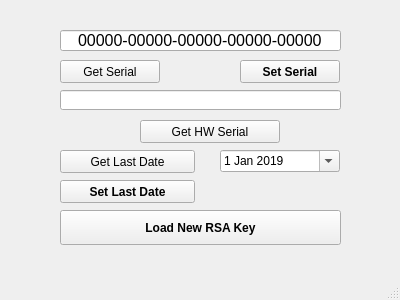
<?xml version="1.0" encoding="UTF-8"?>
<ui version="4.0">
 <class>ControlProgramClass</class>
 <widget class="QMainWindow" name="ControlProgramClass">
  <property name="geometry">
   <rect>
    <x>0</x>
    <y>0</y>
    <width>400</width>
    <height>300</height>
   </rect>
  </property>
  <property name="maximumSize">
   <size>
    <width>500</width>
    <height>600</height>
   </size>
  </property>
  <property name="windowTitle">
   <string>Взаимодействие с USB платой</string>
  </property>
  <widget class="QWidget" name="centralWidget">
   <widget class="QPushButton" name="BtnGetSerial">
    <property name="geometry">
     <rect>
      <x>60</x>
      <y>60</y>
      <width>100</width>
      <height>23</height>
     </rect>
    </property>
    <property name="text">
     <string>Get Serial</string>
    </property>
   </widget>
   <widget class="QLineEdit" name="TbSerial">
    <property name="geometry">
     <rect>
      <x>60</x>
      <y>30</y>
      <width>281</width>
      <height>21</height>
     </rect>
    </property>
    <property name="font">
     <font>
      <pointsize>12</pointsize>
     </font>
    </property>
    <property name="inputMask">
     <string>NNNNN-NNNNN-NNNNN-NNNNN-NNNNN</string>
    </property>
    <property name="text">
     <string>00000-00000-00000-00000-00000</string>
    </property>
    <property name="maxLength">
     <number>29</number>
    </property>
    <property name="alignment">
     <set>Qt::AlignCenter</set>
    </property>
   </widget>
   <widget class="QPushButton" name="BtnSetSerial">
    <property name="geometry">
     <rect>
      <x>240</x>
      <y>60</y>
      <width>100</width>
      <height>23</height>
     </rect>
    </property>
    <property name="font">
     <font>
      <weight>75</weight>
      <bold>true</bold>
     </font>
    </property>
    <property name="text">
     <string>Set Serial</string>
    </property>
   </widget>
   <widget class="QDateEdit" name="dateEdit">
    <property name="geometry">
     <rect>
      <x>220</x>
      <y>150</y>
      <width>120</width>
      <height>22</height>
     </rect>
    </property>
    <property name="dateTime">
     <datetime>
      <hour>0</hour>
      <minute>0</minute>
      <second>0</second>
      <year>2019</year>
      <month>1</month>
      <day>1</day>
     </datetime>
    </property>
    <property name="minimumDate">
     <date>
      <year>2019</year>
      <month>1</month>
      <day>1</day>
     </date>
    </property>
    <property name="currentSection">
     <enum>QDateTimeEdit::DaySection</enum>
    </property>
    <property name="calendarPopup">
     <bool>true</bool>
    </property>
   </widget>
   <widget class="QPushButton" name="BtnGetDate">
    <property name="geometry">
     <rect>
      <x>60</x>
      <y>150</y>
      <width>135</width>
      <height>23</height>
     </rect>
    </property>
    <property name="text">
     <string>Get Last Date</string>
    </property>
   </widget>
   <widget class="QPushButton" name="BtnSetDate">
    <property name="geometry">
     <rect>
      <x>60</x>
      <y>180</y>
      <width>135</width>
      <height>23</height>
     </rect>
    </property>
    <property name="font">
     <font>
      <weight>75</weight>
      <bold>true</bold>
     </font>
    </property>
    <property name="text">
     <string>Set Last Date</string>
    </property>
   </widget>
   <widget class="QPushButton" name="BtnKeyGen">
    <property name="geometry">
     <rect>
      <x>60</x>
      <y>210</y>
      <width>281</width>
      <height>35</height>
     </rect>
    </property>
    <property name="font">
     <font>
      <weight>75</weight>
      <bold>true</bold>
     </font>
    </property>
    <property name="text">
     <string>Load New RSA Key</string>
    </property>
   </widget>
   <widget class="QLineEdit" name="TbHWSerial">
    <property name="geometry">
     <rect>
      <x>60</x>
      <y>90</y>
      <width>281</width>
      <height>20</height>
     </rect>
    </property>
    <property name="alignment">
     <set>Qt::AlignCenter</set>
    </property>
    <property name="readOnly">
     <bool>true</bool>
    </property>
   </widget>
   <widget class="QPushButton" name="BtnGetHWSerial">
    <property name="geometry">
     <rect>
      <x>140</x>
      <y>120</y>
      <width>140</width>
      <height>23</height>
     </rect>
    </property>
    <property name="text">
     <string>Get HW Serial</string>
    </property>
   </widget>
  </widget>
  <widget class="QStatusBar" name="statusBar"/>
 </widget>
 <layoutdefault spacing="6" margin="11"/>
 <resources>
  <include location="ControlProgram.qrc"/>
 </resources>
 <connections/>
</ui>
